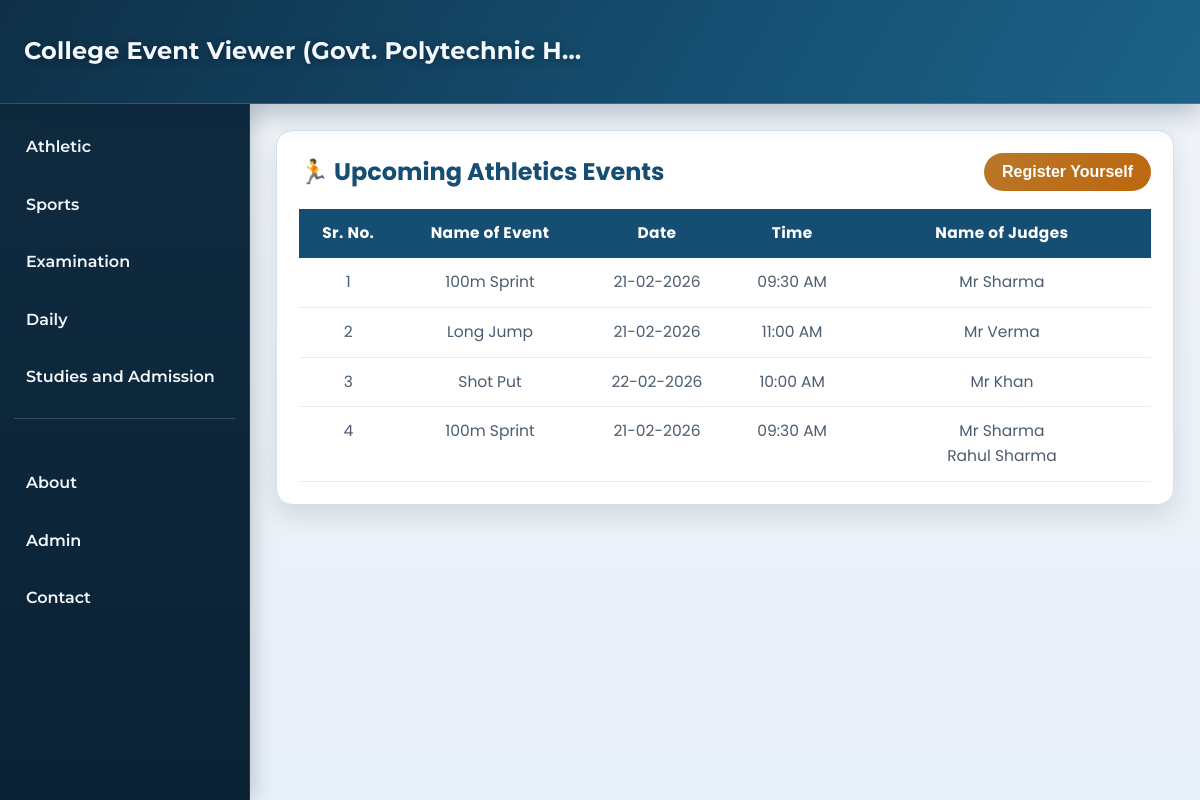
Before: /athletic with the older database file.
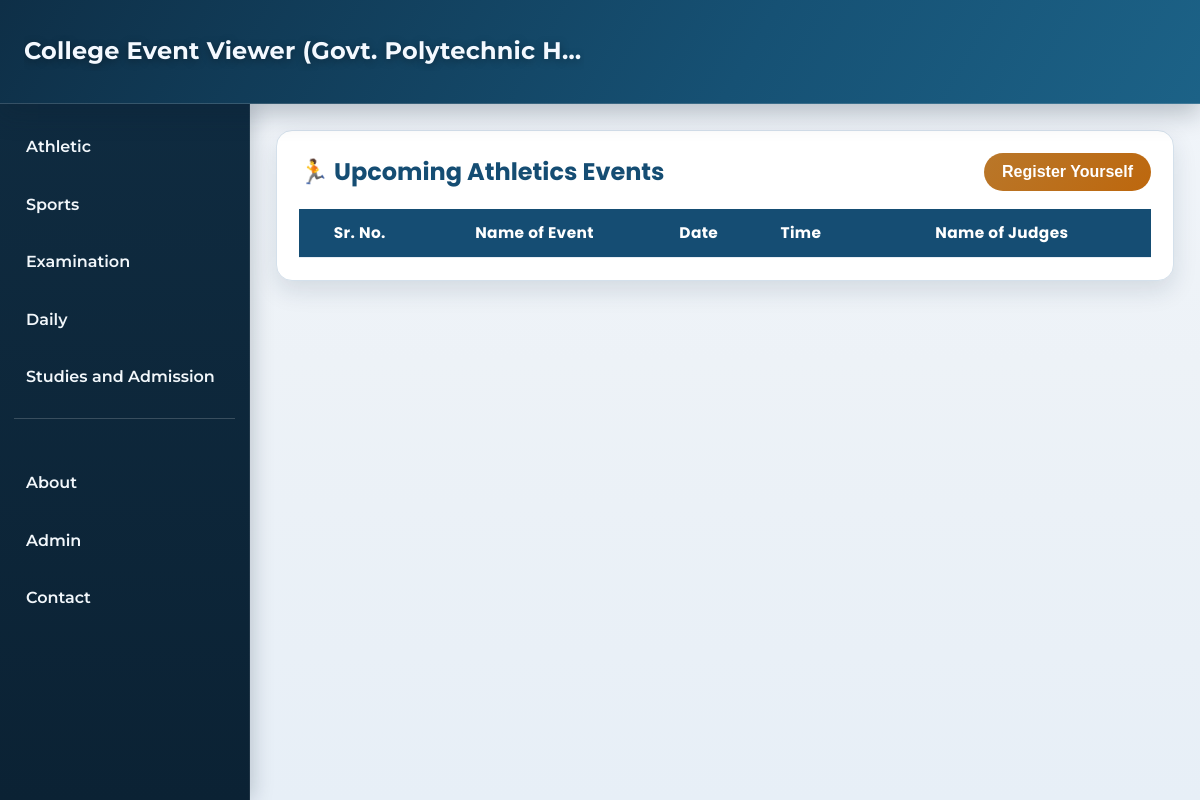
After: the same page with the newer database file.
### main.py (models this page shows)
class Athletic(db.Model):
    id = db.Column(db.Integer, primary_key=True)
    eventName = db.Column(db.String(50), nullable=False)
    date = db.Column(db.String(50), nullable=False)
    time = db.Column(db.String(50), nullable=False)
    judges = db.Column(db.String(500), nullable=False)

### main.py (the view)
@app.route("/athletic")
def athletic():
    eventdata = Athletic.query.all()
    for event in eventdata:
        event.formatted_date = datetime.strptime(
            event.date, "%Y-%m-%d"
        ).strftime("%d-%m-%Y")
        event.formatted_time = datetime.strptime(
            event.time, "%H:%M"
        ).strftime("%I:%M %p")
    return render_template('athletic.html' , events=eventdata)

### templates/athletic.html (shortened to what this page needs)
{%extends "clientBase.html"%}
{%block content%}
<main class="content">
    <div class="event-container">
        <div class="event-header">
            <h2>🏃 Upcoming Athletics Events</h2>
            <a href="/event-register?type=athletic">
                <button class="register-btn">Register Yourself</button>
            </a>
        </div>
        <table class="event-table">
            <thead>
                <tr>
                    <th>Sr. No.</th>
                    <th>Name of Event</th>
                    <th>Date</th>
                    <th>Time</th>
                    <th>Name of Judges</th>
                </tr>
            </thead>
            <tbody>
                <tr>
                    {% for event in events %}
                    <td>{{ loop.index }}</td>
                    <td>{{ event.eventName}}</td>
                    <td>{% if previous_date == event.date %}
                        -Do-
                        {% else %}
                        {{ event.formatted_date }}
                        {% endif %}</td>
                    <td>{{ event.formatted_time }}</td>
                    <td>{% for judge in event.judges.split(',') %}
                        {{ judge }}<br>
                        {% endfor %}</td>
                </tr>
                {% endfor %}
            </tbody>
        </table>
    </div>
</main>
{%endblock%}

### templates/clientBase.html (shortened to what this page needs)
<!DOCTYPE html>
<html lang="en">
<head>
  <link rel="stylesheet" href="{{ url_for('static', filename='Style.css') }}">
</head>
<body>
  <header class="header">
    <div class="header-left">
      <h1><a href="/" class="header-title-link">College Event Viewer (Govt. Polytechnic Hamirpur)</a></h1>
    </div>
  </header>
  <div class="main">
    <aside class="sidebar" id="sidebar">
      <ul>
        <li><a href="/athletic">Athletic</a></li>
        <li><a href="/sports">Sports</a></li>
        <li><a href="/examination">Examination</a></li>
        <li><a href="daily.html">Daily</a></li>
        <li><a href="studies-admission.html">Studies and Admission</a></li>
        <div class="sidebar-spacer"></div>
        <li><a href="about.html">About</a></li>
        <li><a href="/admin-login">Admin</a></li>
        <li><a href="/contact">Contact</a></li>
      </ul>
    </aside>
   {%block content%} {%endblock%}
  </div>
</body>
</html>

### static/Style.css (style rules this page uses)
:root { --header-height: 104px; --sidebar-width: 250px; --bg: #edf2f7; --surface: #ffffff; --text: #1b2b3a; --muted: #4b5d6f; --primary: #154d73; --primary-strong: #0f3956; --accent: #b9772a; --danger: #b13b40; --sidebar: #0f2b40; --sidebar-hover: #184664; --border: #d4e0eb; --shadow-soft: 0 10px 25px rgba(13, 41, 62, 0.12); }
* { margin: 0; padding: 0; box-sizing: border-box; }
body { min-height: 100vh; font-size: 16px; font-family: 'Poppins', sans-serif; background: linear-gradient(180deg, #f2f6fb 0%, var(--bg) 45%, #e7eff7 100%); color: var(--text); line-height: 1.6; overflow-x: hidden; }
.header { position: fixed; top: 0; left: 0; right: 0; z-index: 1200; height: var(--header-height); display: flex; align-items: center; justify-content: space-between; padding: 0 24px; background: linear-gradient(120deg, #0e2f47 0%, #165174 62%, #1c6287 100%); border-bottom: 1px solid rgba(255, 255, 255, 0.16); box-shadow: 0 10px 24px rgba(10, 31, 48, 0.25); }
.header-left { flex: 1; min-width: 0; text-align: center; font-family: 'Montserrat', sans-serif; padding-right: 32px; }
.header-left h1 { color: #f4f9ff; font-size: clamp(1.12rem, 2vw, 1.56rem); font-weight: 700; letter-spacing: 0.2px; text-shadow: 0 2px 8px rgba(0, 0, 0, 0.35); white-space: nowrap; overflow: hidden; text-overflow: ellipsis; }
.header-title-link { color: inherit; text-decoration: none; transition: color 0.2s ease, opacity 0.2s ease; }
.main { min-height: 100vh; }
.sidebar { position: fixed; top: var(--header-height); left: 0; width: var(--sidebar-width); height: calc(100vh - var(--header-height)); overflow-y: auto; z-index: 1000; background: linear-gradient(180deg, var(--sidebar) 0%, #0b2234 100%); color: #ffffff; padding: 18px 0; border-right: 1px solid rgba(255, 255, 255, 0.08); box-shadow: 2px 0 20px rgba(9, 28, 44, 0.22); }
.sidebar ul { list-style: none; }
.sidebar li { margin-bottom: 8px; }
.sidebar a { position: relative; display: block; margin: 0 10px; padding: 12px 16px; border-radius: 10px; color: #f2f7fb; text-decoration: none; font-family: 'Montserrat', sans-serif; font-size: 1rem; font-weight: 600; transition: background-color 0.25s ease, transform 0.25s ease; }
.sidebar-spacer { height: 24px; border-top: 1px solid rgba(255, 255, 255, 0.18); margin: 16px 14px; }
.content { margin-left: var(--sidebar-width); min-height: 100vh; padding: calc(var(--header-height) + 26px) 26px 24px; }
.event-container { width: 100%; margin: 0; padding: 22px; border-radius: 16px; background: var(--surface); border: 1px solid var(--border); box-shadow: var(--shadow-soft); overflow-x: auto; -webkit-overflow-scrolling: touch; }
.event-container h2 { font-size: clamp(1.3rem, 2vw, 1.7rem); color: var(--primary); }
.event-header { display: flex; flex-wrap: wrap; align-items: center; justify-content: space-between; gap: 16px; margin-bottom: 18px; }
.register-btn { padding: 10px 18px; border: none; border-radius: 999px; background: linear-gradient(135deg, var(--accent), #bd670d); color: #ffffff; font-size: 1rem; font-weight: 600; cursor: pointer; transition: transform 0.2s ease, box-shadow 0.2s ease; }
.event-table { width: 100%; min-width: 660px; border-collapse: collapse; font-size: 1.01rem; }
.event-table thead { background: var(--primary); color: #ffffff; }
.event-table th, .event-table td { padding: 12px; text-align: center; }
.event-table th { letter-spacing: 0.4px; font-size: 0.96rem; }
.event-table th:nth-child(5), .event-table td:nth-child(5) { width: 35%; }

Changed rows visible on the page:
removed Athletic: eventName "100m Sprint", formatted_date "21-02-2026", formatted_time "09:30 AM", judges "Mr Sharma"
removed Athletic: eventName "Long Jump", formatted_date "21-02-2026", formatted_time "11:00 AM", judges "Mr Verma"
removed Athletic: eventName "Shot Put", formatted_date "22-02-2026", formatted_time "10:00 AM", judges "Mr Khan"
removed Athletic: eventName "100m Sprint", formatted_date "21-02-2026", formatted_time "09:30 AM", judge "Mr Sharma" "Rahul Sharma", shown under "🏃 Upcoming Athletics Events"
